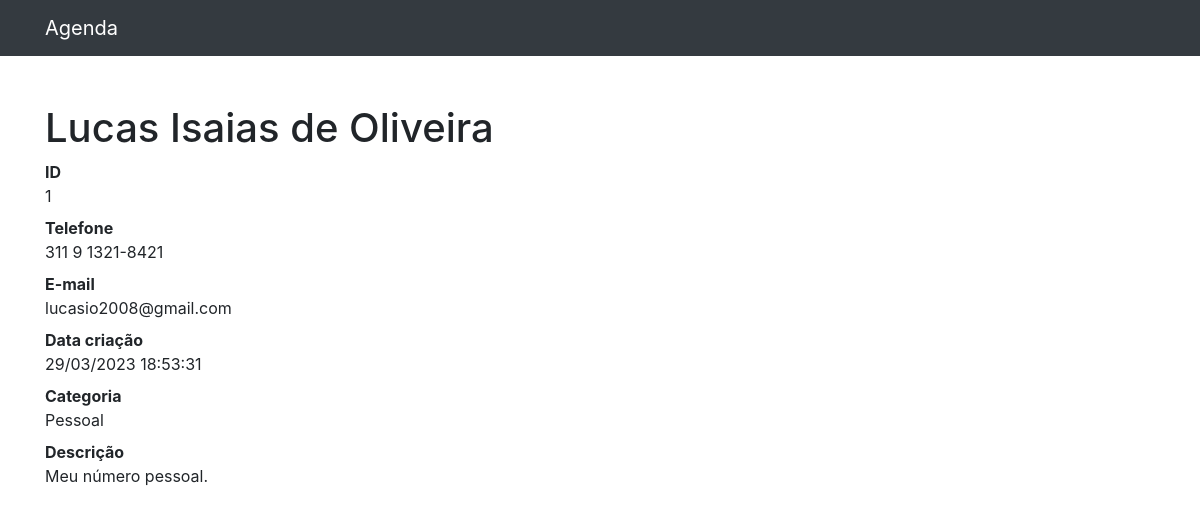
Before: /1 with the older database file.
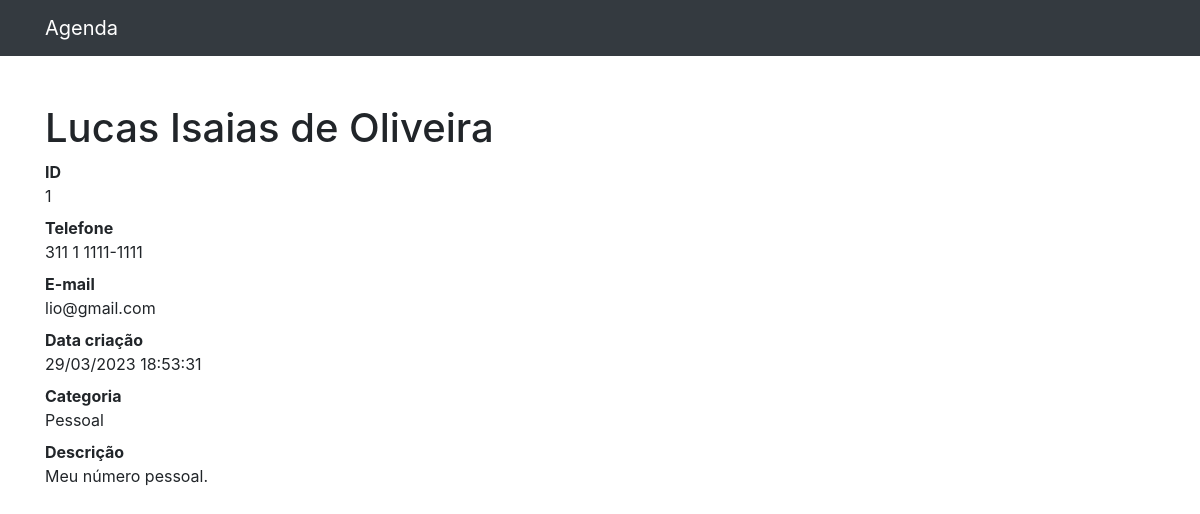
After: the same page with the newer database file.
### contatos/models.py (models this page shows, shortened)
class Contato(models.Model):
    nome = models.CharField(max_length=255)
    sobrenome = models.CharField(max_length=255, blank=True)
    telefone = models.CharField(max_length=255)
    email = models.CharField(max_length=255, blank=True)
    data_criacao = models.DateTimeField(default=timezone.now)
    descricao = models.TextField(blank=True)
    categoria = models.ForeignKey(Categoria, on_delete=models.DO_NOTHING)
    mostrar = models.BooleanField(default=True)

class Categoria(models.Model):
    nome = models.CharField(max_length=255)
    def __str__(self):
        return self.nome

### contatos/views.py (the view)
# urls.py: path("<int:contato_id>", views.ver_contato, name="ver_contato"),
def ver_contato(request, contato_id):
    contato = get_object_or_404(Contato, id=contato_id)
    return render(
        request,
        "contatos/ver_contato.html",
        {"contato": contato},  # Passo a chave e o valor (contém todos os dados).
    )

### contatos/templates/contatos/ver_contato.html
{% extends 'base.html'%}
{%block conteudo%}
<h1 class="mt-5">{{ contato.nome }} {{ contato.sobrenome }}</h1>
        <dl>
          <dt>ID</dt>
          <dd>{{ contato.id }}</dd>
          <dt>Telefone</dt>
          <dd>3{{ contato.telefone }}</dd>
          <dt>E-mail</dt>
          <dd>{{ contato.email }}</dd>
          <dt>Data criação</dt>
          <dd>{{ contato.data_criacao|date:'d/m/Y H:i:s' }}</dd>
          <dt>Categoria</dt>
          <dd>{{ contato.categoria }}</dd>
          <dt>Descrição</dt>
          <dd>
           {{ contato.descricao }}
          </dd>
        </dl>
{%endblock%}

Changed rows visible on the page:
changed Contato "Lucas": telefone "11 9 1321-8421" → "11 1 1111-1111"; email "lucasio2008@gmail.com" → "lio@gmail.com"
